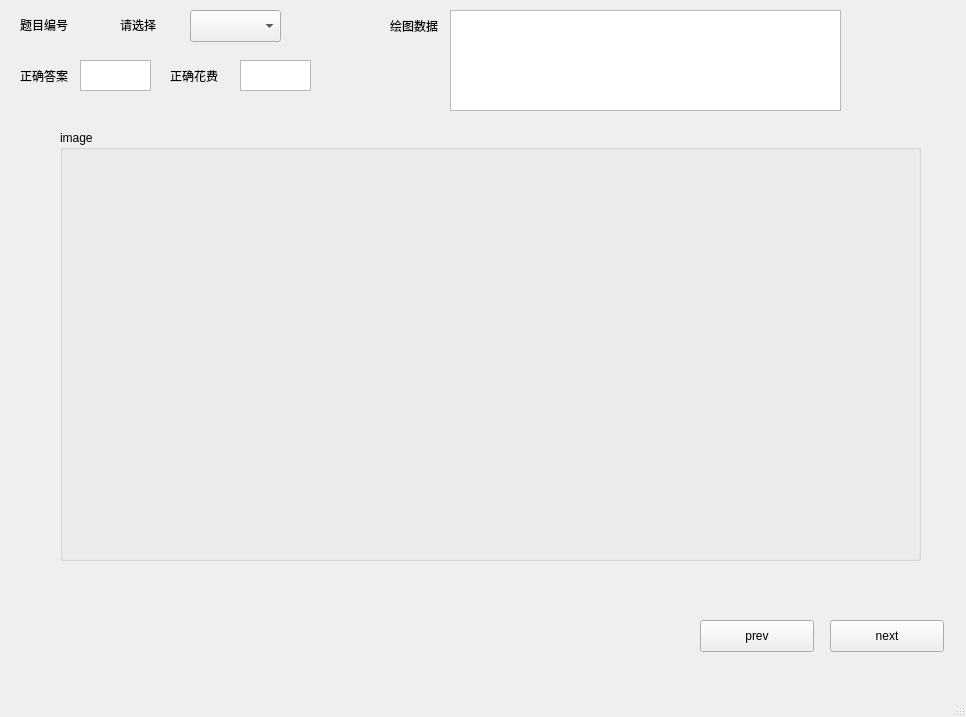
<?xml version="1.0" encoding="UTF-8"?>
<ui version="4.0">
 <class>MainWindow</class>
 <widget class="QMainWindow" name="MainWindow">
  <property name="geometry">
   <rect>
    <x>0</x>
    <y>0</y>
    <width>966</width>
    <height>717</height>
   </rect>
  </property>
  <property name="windowTitle">
   <string>MainWindow</string>
  </property>
  <widget class="QWidget" name="centralwidget">
   <widget class="QPushButton" name="pushButton">
    <property name="geometry">
     <rect>
      <x>830</x>
      <y>620</y>
      <width>114</width>
      <height>32</height>
     </rect>
    </property>
    <property name="text">
     <string>next</string>
    </property>
   </widget>
   <widget class="QPushButton" name="pushButton_2">
    <property name="geometry">
     <rect>
      <x>700</x>
      <y>620</y>
      <width>114</width>
      <height>32</height>
     </rect>
    </property>
    <property name="text">
     <string>prev</string>
    </property>
   </widget>
   <widget class="QLabel" name="label">
    <property name="geometry">
     <rect>
      <x>120</x>
      <y>10</y>
      <width>59</width>
      <height>30</height>
     </rect>
    </property>
    <property name="text">
     <string>请选择</string>
    </property>
   </widget>
   <widget class="QComboBox" name="comboBox">
    <property name="geometry">
     <rect>
      <x>190</x>
      <y>10</y>
      <width>91</width>
      <height>32</height>
     </rect>
    </property>
   </widget>
   <widget class="QLabel" name="label_2">
    <property name="geometry">
     <rect>
      <x>20</x>
      <y>60</y>
      <width>51</width>
      <height>31</height>
     </rect>
    </property>
    <property name="text">
     <string>正确答案</string>
    </property>
   </widget>
   <widget class="QLabel" name="label_3">
    <property name="geometry">
     <rect>
      <x>170</x>
      <y>60</y>
      <width>61</width>
      <height>31</height>
     </rect>
    </property>
    <property name="text">
     <string>正确花费</string>
    </property>
   </widget>
   <widget class="QLabel" name="label_4">
    <property name="geometry">
     <rect>
      <x>390</x>
      <y>10</y>
      <width>61</width>
      <height>31</height>
     </rect>
    </property>
    <property name="text">
     <string>绘图数据</string>
    </property>
   </widget>
   <widget class="QLabel" name="label_5">
    <property name="geometry">
     <rect>
      <x>20</x>
      <y>10</y>
      <width>59</width>
      <height>30</height>
     </rect>
    </property>
    <property name="text">
     <string>题目编号</string>
    </property>
   </widget>
   <widget class="QWidget" name="widget" native="true">
    <property name="geometry">
     <rect>
      <x>30</x>
      <y>110</y>
      <width>911</width>
      <height>471</height>
     </rect>
    </property>
    <widget class="QGroupBox" name="groupBox">
     <property name="geometry">
      <rect>
       <x>30</x>
       <y>20</y>
       <width>861</width>
       <height>431</height>
      </rect>
     </property>
     <property name="title">
      <string>image</string>
     </property>
    </widget>
   </widget>
   <widget class="QTextBrowser" name="textBrowser">
    <property name="geometry">
     <rect>
      <x>80</x>
      <y>60</y>
      <width>71</width>
      <height>31</height>
     </rect>
    </property>
   </widget>
   <widget class="QTextBrowser" name="textBrowser_2">
    <property name="geometry">
     <rect>
      <x>240</x>
      <y>60</y>
      <width>71</width>
      <height>31</height>
     </rect>
    </property>
   </widget>
   <widget class="QTextBrowser" name="textBrowser_3">
    <property name="geometry">
     <rect>
      <x>450</x>
      <y>10</y>
      <width>391</width>
      <height>101</height>
     </rect>
    </property>
   </widget>
  </widget>
  <widget class="QMenuBar" name="menubar">
   <property name="geometry">
    <rect>
     <x>0</x>
     <y>0</y>
     <width>966</width>
     <height>22</height>
    </rect>
   </property>
  </widget>
  <widget class="QStatusBar" name="statusbar"/>
 </widget>
 <resources/>
 <connections/>
</ui>
